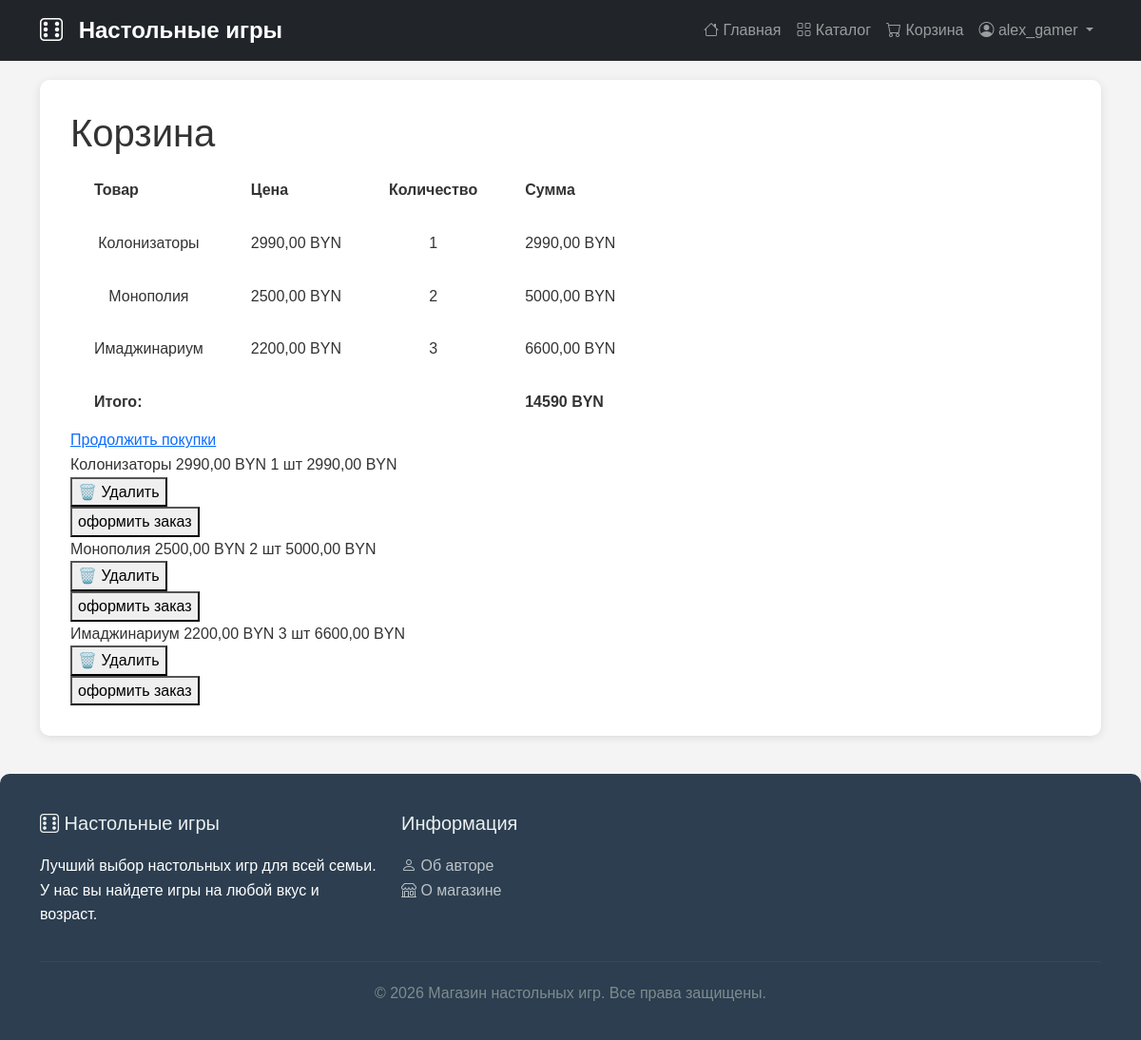
/basket/ (signed in), run on the app's committed database.
### shop/models.py (models this page shows, shortened)
class BasketItem(models.Model):
    basket = models.ForeignKey(
        Basket,
        on_delete=models.CASCADE,
        related_name ='items',
    )
    product = models.ForeignKey(
        Product,
        on_delete=models.CASCADE,
        related_name ='in_basket',
    )
    count = models.PositiveIntegerField(default=1)
    def price_element(self):
        return self.product.price * self.count

class Product(models.Model):
    name = models.CharField(max_length = 200)
    description = models.TextField()
    product_photo = models.ImageField(
        upload_to='products/',
        blank = True,
        null=True,
    )
    price = models.DecimalField(
        max_digits=10,
        decimal_places=2,
        validators=[
            MinValueValidator(0)
        ]
    )
    count = models.IntegerField(
        validators=[
            MinValueValidator(0)
        ]
    )
    category = models.ForeignKey(
        Category,
        on_delete=models.CASCADE,
        related_name='products',
        verbose_name="Категория",
        help_text="выберите категорию товара"
    )
    manufacturer = models.ForeignKey(
        Manufacturer,
        on_delete=models.CASCADE,
        related_name='products',
        verbose_name="Производитель",
        help_text="Выберите производителя товара",
        null=True,
        blank=True
    )

### shop/views.py (the view)
# urls.py: path('basket/',views.basket,name='basket'),
@login_required
def basket(request):
    try:
        baskets = Basket.objects.prefetch_related('items__product').get(user=request.user)
        elements = baskets.items.all()
        total_cost = elements.aggregate(
            total=Sum(F('count') * F('product__price'))
        )['total'] or 0
    except Basket.DoesNotExist:
        baskets = None
        elements = []
        total_cost = 0
    return render(request, 'shop/basket.html', {
        'basket': baskets,
        'elements': elements,
        'total_cost': total_cost,
    })

### shop/templates/shop/basket.html (shortened to what this page needs)
{% extends 'shop/base.html' %}
{% block content %}
<div class="basket-container">
    <h1>Корзина</h1>
    {% if not user.is_authenticated %}
        <div class="alert alert-warning">
        </div>
    {% elif elements %}
        <table class="basket-table">
            <thead>
                <tr>
                    <th align ="center">Товар</th>
                    <th align ="center">Цена</th>
                    <th align ="center">Количество</th>
                    <th align ="center">Сумма</th>
                </tr>
            </thead>
            <tbody>
                {% for element in elements %}
                <tr>
                    <td align ="center">{{ element.product.name }}</td>
                    <td align ="center">{{ element.product.price }} BYN</td>
                    <td align ="center">{{ element.count }}</td>
                    <td align ="center">{{ element.price_element }} BYN</td>
                </tr>
                {% endfor %}
            </tbody>
            <tfoot>
                <tr>
                    <td colspan="3"><strong>Итого:</strong></td>
                    <td><strong>{{ total_cost }} BYN</strong></td>
                </tr>
            </tfoot>
        </table>
        <div class="basket-actions">
            <a href="{% url 'product_list' %}">Продолжить покупки</a>
        </div>
        {% endif %}
</div>
{% for element in elements %}
<tr>
    <td>{{ element.product.name }}</td>
    <td>{{ element.product.price }} BYN</td>
    <td>{{ element.count }} шт</td>
    <td>{{ element.price_element }} BYN</td>
    <td>
        <form action="{% url 'remove_from_basket' element.id %}"
              method="post"
              onsubmit="return confirm('Удалить товар {{ element.product.name }} из корзины?')">
            <button type="submit" class="btn-remove">
                🗑️ Удалить
            </button>
        </form>
        <form action="{% url 'checkout' %}"
              method="post"
              onsubmit="return confirm('оформить заказ {{ element.product.name }} из корзины?')">
            <button type="submit" class="btn-remove">
                 оформить заказ
            </button>
        </form>
    </td>
</tr>
{% endfor %}
{% endblock %}

### shop/templates/shop/base.html (shortened to what this page needs)
<!DOCTYPE html>
<html lang="ru">
<head>
    <link href="https://cdn.jsdelivr.net/npm/bootstrap@5.3.0/dist/css/bootstrap.min.css" rel="stylesheet">
    <link rel="stylesheet" href="https://cdn.jsdelivr.net/npm/bootstrap-icons@1.11.0/font/bootstrap-icons.css">
</head>
<body>
    <nav class="navbar navbar-expand-lg navbar-dark bg-dark">
        <div class="container">
            <a class="navbar-brand" href="/">
                <i class="bi bi-dice-6"></i>
                Настольные игры
            </a>
            <div class="collapse navbar-collapse" id="navbarNav">
                <ul class="navbar-nav ms-auto">
                    <li class="nav-item">
                        <a class="nav-link" href="{% url 'index' %}">
                            <i class="bi bi-house"></i> Главная
                        </a>
                    </li>
                    <li class="nav-item">
                        <a class="nav-link" href="{% url 'product_list' %}">
                            <i class="bi bi-grid"></i> Каталог
                        </a>
                    </li>
                    <li class="nav-item">
                        <a class="nav-link position-relative" href="{% url 'basket' %}">
                            <i class="bi bi-cart"></i> Корзина
                        </a>
                    </li>
                    {% if user.is_authenticated %}
                        <li class="nav-item dropdown">
                            <a class="nav-link dropdown-toggle" href="#" id="userDropdown" role="button" data-bs-toggle="dropdown">
                                <i class="bi bi-person-circle"></i> {{ user.username }}
                            </a>
                        </li>
                    {% endif %}
                </ul>
            </div>
        </div>
    </nav>
    <div class="container">
        <div class="main-content">
            {% block content %}
            {% endblock %}
        </div>
    </div>
    <footer class="footer">
        <div class="container">
            <div class="row">
                <div class="col-md-4">
                    <h5><i class="bi bi-dice-6"></i> Настольные игры</h5>
                    <p>Лучший выбор настольных игр для всей семьи. У нас вы найдете игры на любой вкус и возраст.</p>
                </div>
                <div class="col-md-3">
                    <h5>Информация</h5>
                    <ul class="list-unstyled">
                        <li><a href="{% url 'about' %}"><i class="bi bi-person"></i> Об авторе</a></li>
                        <li><a href="{% url 'shop_info' %}"><i class="bi bi-shop"></i> О магазине</a></li>
                    </ul>
                </div>
                <div class="col-md-3">
                </div>
                <div class="col-md-2">
                </div>
            </div>
            <div class="footer-bottom">
                <p>&copy; 2026 Магазин настольных игр. Все права защищены.</p>
            </div>
        </div>
    </footer>
</body>
</html>

### shop/templates/shop/base.html (style rules this page uses)
body { font-family: 'Arial', sans-serif; line-height: 1.6; color: #333; background-color: #f4f4f4; }
.navbar-brand { font-size: 1.5rem; font-weight: bold; }
.navbar-brand i { margin-right: 10px; }
.main-content { min-height: 500px; background-color: white; padding: 2rem; border-radius: 10px; box-shadow: 0 2px 10px rgba(0,0,0,0.1); margin: 20px 0; }
.footer { background-color: #2c3e50; color: white; padding: 40px 0 20px; margin-top: 40px; border-radius: 10px 10px 0 0; }
.footer h5 { color: #ecf0f1; margin-bottom: 20px; }
.footer a { color: #bdc3c7; text-decoration: none; }
.footer-bottom { text-align: center; padding-top: 20px; margin-top: 20px; border-top: 1px solid #34495e; color: #7f8c8d; }
.basket-table th, .basket-table td { padding: 15px 25px; vertical-align: middle; }

### data on the page
BasketItem: product.name "Колонизаторы", product.price "2990,00", count "1", price_element "2990,00"
BasketItem: product.name "Монополия", product.price "2500,00", count "2", price_element "5000,00"
BasketItem: product.name "Имаджинариум", product.price "2200,00", count "3", price_element "6600,00"

### other printed values
{{ user.username }} "alex_gamer"
{{ total_cost }} "14590"
